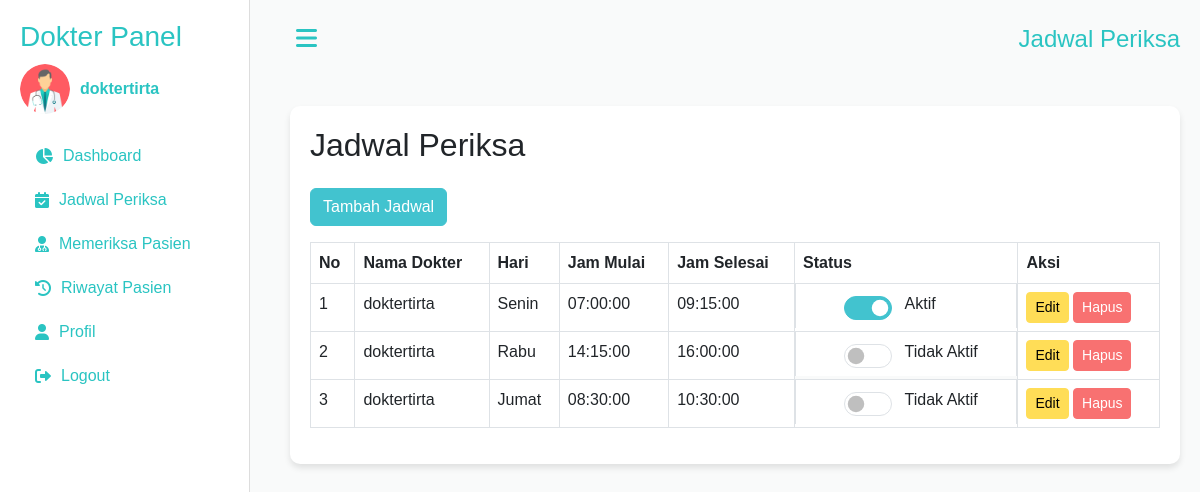
The page /dokter/jadwal_periksa.php (signed in) on the database its author committed.
### tables this page shows
CREATE TABLE `jadwal_periksa` (
  `id` int(11) NOT NULL,
  `id_dokter` int(11) NOT NULL,
  `hari` varchar(10) NOT NULL,
  `jam_mulai` time NOT NULL,
  `jam_selesai` time NOT NULL,
  `status` enum('Aktif','Tidak Aktif') DEFAULT 'Tidak Aktif'
);

### dokter/jadwal_periksa.php (the view, shortened to what this page needs)
<?php
include '../includes/db.php';
$dokterId = $_SESSION['id'];
$jadwalList = $conn->query("SELECT * FROM jadwal_periksa WHERE id_dokter = '$dokterId'");
?>
<!DOCTYPE html>
<html lang="en">
<head>
    <link href="https://cdn.jsdelivr.net/npm/bootstrap@5.3.0-alpha1/dist/css/bootstrap.min.css" rel="stylesheet">
    <link rel="stylesheet" href="https://cdnjs.cloudflare.com/ajax/libs/font-awesome/6.0.0/css/all.min.css">
    <link rel="stylesheet" href="../assets/css/admin/styles.css">
</head>
<body>
    <div class="sidebar" id="sidebar">
        <h3>Dokter Panel</h3>
        <div class="profile">
            <img src="../assets/images/avatar-doctor.png" alt="Avatar">
            <span><?= htmlspecialchars($_SESSION['username']) ?></span>
        </div>
        <a href="dashboard.php"><i class="fas fa-chart-pie"></i> Dashboard</a>
        <a href="jadwal_periksa.php" class="active"><i class="fas fa-calendar-check"></i> Jadwal Periksa</a>
        <a href="memeriksa_pasien.php"><i class="fas fa-user-md"></i> Memeriksa Pasien</a>
        <a href="riwayat_pasien.php"><i class="fas fa-history"></i> Riwayat Pasien</a>
        <a href="profil.php"><i class="fas fa-user"></i> Profil</a>
        <a href="../logout.php"><i class="fas fa-sign-out-alt"></i> Logout</a>
    </div>
    <div class="content" id="content">
        <div class="header">
            <button class="toggle-btn" id="toggleSidebar">
                <i class="fas fa-bars"></i>
            </button>
            <h1>Jadwal Periksa</h1>
        </div>
        <div class="container mt-5">
            <h2 class="mb-4">Jadwal Periksa</h2>
            <button class="btn btn-primary mb-3" data-bs-toggle="modal" data-bs-target="#addScheduleModal">Tambah Jadwal</button>
            <table class="table table-bordered">
                <thead>
                    <tr>
                        <th>No</th>
                        <th>Nama Dokter</th>
                        <th>Hari</th>
                        <th>Jam Mulai</th>
                        <th>Jam Selesai</th>
                        <th>Status</th>
                        <th>Aksi</th>
                    </tr>
                </thead>
                <tbody>
                    <?php $no = 1; while ($row = $jadwalList->fetch_assoc()): ?>
                        <tr>
                            <td><?= $no++ ?></td>
                            <td><?= htmlspecialchars($_SESSION['username']) ?></td>
                            <td><?= htmlspecialchars($row['hari']) ?></td>
                            <td><?= htmlspecialchars($row['jam_mulai']) ?></td>
                            <td><?= htmlspecialchars($row['jam_selesai']) ?></td>
                            <td class="toggle-status">
                                <form method="POST" class="form-switch">
                                    <input class="form-check-input" type="checkbox" <?= $row['status'] === 'Aktif' ? 'checked' : '' ?>
                                           onchange="this.form.submit()">
                                    <label class="ms-2">
                                        <?= $row['status'] === 'Aktif' ? 'Aktif' : 'Tidak Aktif' ?>
                                    </label>
                                </form>
                            </td>
                            <td>
                                <button class="btn btn-warning btn-sm" data-bs-toggle="modal" data-bs-target="#editScheduleModal<?= $row['id'] ?>">Edit</button>
                                <form method="POST" style="display:inline-block;">
                                    <button type="submit" name="delete_schedule" class="btn btn-danger btn-sm">Hapus</button>
                                </form>
                            </td>
                        </tr>
                    <?php endwhile; ?>
                </tbody>
            </table>
        </div>
    </div>
</body>
</html>

### assets/css/admin/styles.css (style rules this page uses)
:root { --main-bg-color: #f9fafa; --sidebar-bg-color: #ffffff; --text-color: #2ac4c2; --card-bg-color: #ffffff; --card-shadow: rgba(0, 0, 0, 0.1); }
body { font-family: Arial, sans-serif; margin: 0; padding: 0; background-color: var(--main-bg-color); }
.sidebar { height: 100vh; background-color: var(--sidebar-bg-color); border-right: 1px solid #ddd; padding: 20px; position: fixed; top: 0; left: 0; width: 250px; z-index: 1000; transition: transform 0.3s ease-in-out; }
.sidebar h3 { color: var(--text-color); margin-bottom: 10px; }
.profile { display: flex; align-items: center; margin-bottom: 20px; }
.profile img { width: 50px; height: 50px; border-radius: 50%; margin-right: 10px; }
.profile span { font-size: 1rem; color: var(--text-color); font-weight: bold; }
.sidebar a { color: var(--text-color); text-decoration: none; display: flex; align-items: center; padding: 10px 15px; border-radius: 5px; }
.sidebar a i { margin-right: 10px; }
.toggle-btn { background: none; border: none; color: var(--text-color); font-size: 24px; cursor: pointer; margin-right: 15px; }
.content { margin-left: 270px; padding: 20px; transition: margin-left 0.3s ease-in-out; }
.header { display: flex; align-items: center; justify-content: space-between; }
.header h1 { margin: 0; font-size: 1.5rem; color: var(--text-color); }
.container { background-color: #fff; border-radius: 10px; box-shadow: 0 4px 6px rgba(0, 0, 0, 0.1); padding: 20px; }
h1 { color: #42c3cf; }
.btn-primary { background-color: #42c3cf; border-color: #42c3cf; }
.btn-warning { background-color: #ffdd57; border-color: #ffdd57; }
.btn-danger { background-color: #f87171; border-color: #f87171; }
table thead { background-color: #42c3cf; color: #fff; }
table tbody tr:nth-child(even) { background-color: #f9fafa; }

### dokter/jadwal_periksa.php (style rules this page uses)
.toggle-status { display: flex; align-items: center; }
.form-switch .form-check-input { width: 3em; height: 1.5em; margin-left: 0; }
.form-switch .form-check-input:checked { background-color: #42c3cf; border-color: #42c3cf; }

### rows shown on the page
jadwal_periksa: hari "Senin", jam_mulai "07:00:00", jam_selesai "09:15:00", status "☑", shows "Aktif"
jadwal_periksa: hari "Rabu", jam_mulai "14:15:00", jam_selesai "16:00:00", shows "Tidak Aktif"
jadwal_periksa: hari "Jumat", jam_mulai "08:30:00", jam_selesai "10:30:00", shows "Tidak Aktif"

### other values the page prints
$_SESSION['username'] "doktertirta"
